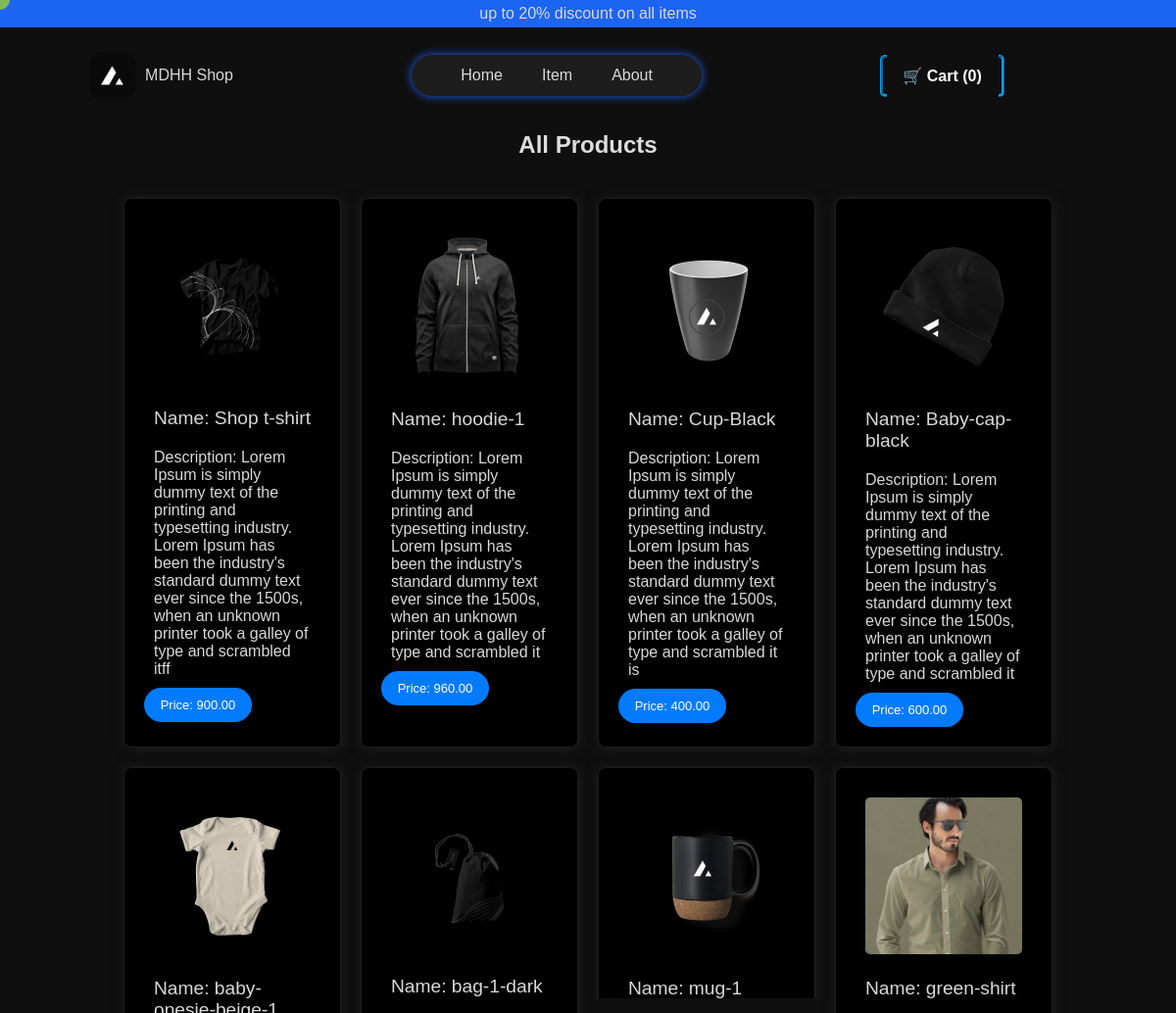
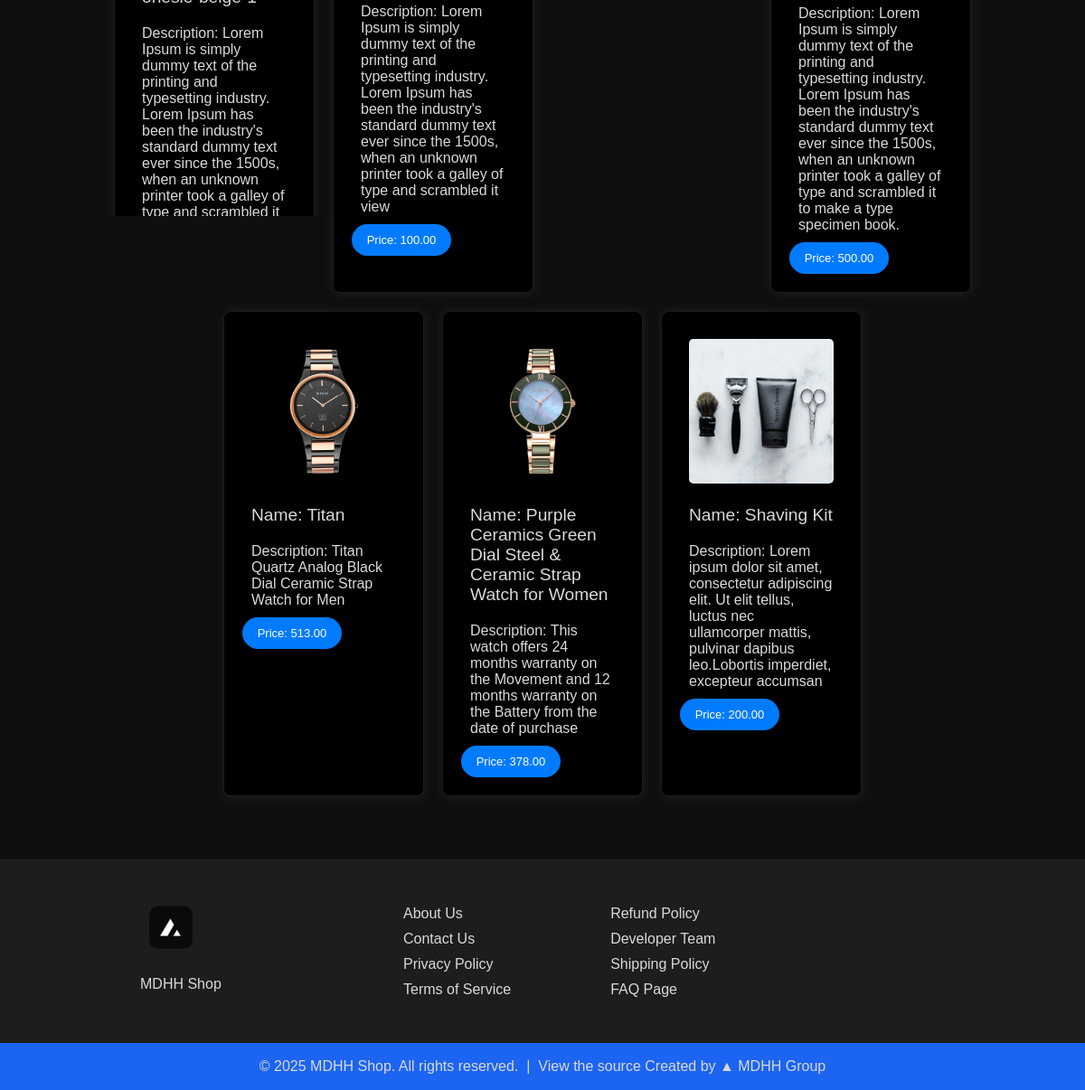
The app's page /frontend/all_iems/all_item.php with its own data (2 pictures, top to bottom).
### tables this page shows
CREATE TABLE `items` (
  `id` int(11) NOT NULL,
  `item_name` varchar(255) DEFAULT NULL,
  `item_description` text DEFAULT NULL,
  `item_price` decimal(10,2) DEFAULT NULL,
  `item_image` varchar(255) DEFAULT NULL
);

### frontend/all_iems/component/all-item.php (the view, shortened to what this page needs)
<?php
$host = 'localhost';
$dbname = 'mdhh-shop';
$username = 'root';
$password = '';
try {
    $pdo = new PDO("mysql:host=$host;dbname=$dbname;charset=utf8", $username, $password);
    $pdo->setAttribute(PDO::ATTR_ERRMODE, PDO::ERRMODE_EXCEPTION);
} catch (PDOException $e) {
    die("Database connection failed: " . $e->getMessage());
}
$stmt = $pdo->query("SELECT * FROM items");
$products = $stmt->fetchAll(PDO::FETCH_ASSOC);
?>
<!DOCTYPE html>
<html>
<head>
</head>
<body>
    <h2 style="text-align:center; color: #ddd;">All Products</h2>
    <div class="d-flex card">
        <?php foreach ($products as $product): ?>
            <div class="card-group animation">
                <div class="card-image">
                    <?php if (!empty($product['item_image'])): ?>
                        <img src="frontend/all_iems/image/<?= htmlspecialchars($product['item_image']) ?>" alt="Product Image">
                    <?php else: ?>
                        No Image
                    <?php endif; ?>
                </div>
                <div class="card-name">Name: <?= htmlspecialchars($product['item_name']) ?></div>
                <div>Description: <?= htmlspecialchars($product['item_description']) ?></div>
                <div class="btn-price animation-right">Price: <?= htmlspecialchars($product['item_price']) ?></div>
            </div>
        <?php endforeach; ?>
    </div>
</body>
</html>

### frontend/all_iems/css/style.php (style rules this page uses)
:root { --main-color: #0F0F0F!important; --second-color: #1c64f2!important; --font-color: #D9D9D9!important; --fourth-color: #26262c!important; --fifth-color: #1d1d1d!important; }
.d-flex { display: flex!important; }
html { scroll-behavior: smooth; }
body { margin:0!important; padding:0!important; font-family:Arial, Helvetica, sans-serif; background-color: var(--main-color); color: var(--font-color); }

### frontend/all_iems/component/all-item.php (style rules this page uses)
body { margin: 0; padding: 0; font-family: Arial, sans-serif; }
h2 { color: #333; text-align: center; }
.card { justify-content: center; flex-wrap: wrap; gap: 20px; padding: 20px; }
.card-group div { border-radius: 8px; box-shadow: 0 2px 4px rgba(0, 0, 0, 0); padding: 10px; }
.btn-price { background-color: #007BFF; color: white; border: none; width: 90px; font-size: 13px; padding: 10px 20px; cursor: pointer; border-radius: 25px !important; text-align: center; }
.card-name { font-size: 1.2em; }

### records on screen
items: item_image (picture), item_name "Shop t-shirt", item_description "Lorem Ipsum is simply dummy text of the printing and typesetting industry. Lorem Ipsum has been the industry's standard dummy text ever since the 1500s, when an unknown printer took a galley of type and scrambled itff", item_price "900.00"
items: item_image (picture), item_name "hoodie-1", item_description "Lorem Ipsum is simply dummy text of the printing and typesetting industry. Lorem Ipsum has been the industry's standard dummy text ever since the 1500s, when an unknown printer took a galley of type and scrambled it", item_price "960.00"
items: item_image (picture), item_name "Cup-Black", item_description "Lorem Ipsum is simply dummy text of the printing and typesetting industry. Lorem Ipsum has been the industry's standard dummy text ever since the 1500s, when an unknown printer took a galley of type and scrambled it is", item_price "400.00"
items: item_image (picture), item_name "Baby-cap-black", item_description "Lorem Ipsum is simply dummy text of the printing and typesetting industry. Lorem Ipsum has been the industry's standard dummy text ever since the 1500s, when an unknown printer took a galley of type and scrambled it", item_price "600.00"
items: item_image (picture), item_name "baby-onesie-beige-1", item_description "Lorem Ipsum is simply dummy text of the printing and typesetting industry. Lorem Ipsum has been the industry's standard dummy text ever since the 1500s, when an unknown printer took a galley of type and scrambled it"
items: item_image (picture), item_name "bag-1-dark", item_description "Lorem Ipsum is simply dummy text of the printing and typesetting industry. Lorem Ipsum has been the industry's standard dummy text ever since the 1500s, when an unknown printer took a galley of type and scrambled it view", item_price "100.00"
items: item_image (picture), item_name "mug-1"
items: item_image (picture), item_name "green-shirt", item_description "Lorem Ipsum is simply dummy text of the printing and typesetting industry. Lorem Ipsum has been the industry's standard dummy text ever since the 1500s, when an unknown printer took a galley of type and scrambled it to make a type specimen book.", item_price "500.00"
items: item_image (picture), item_name "Titan", item_description "Titan Quartz Analog Black Dial Ceramic Strap Watch for Men", item_price "513.00"
items: item_image (picture), item_name "Purple Ceramics Green Dial Steel & Ceramic Strap Watch for Women", item_description "This watch offers 24 months warranty on the Movement and 12 months warranty on the Battery from the date of purchase", item_price "378.00"
items: item_image (picture), item_name "Shaving Kit", item_description "Lorem ipsum dolor sit amet, consectetur adipiscing elit. Ut elit tellus, luctus nec ullamcorper mattis, pulvinar dapibus leo.Lobortis imperdiet, excepteur accumsan", item_price "200.00"
